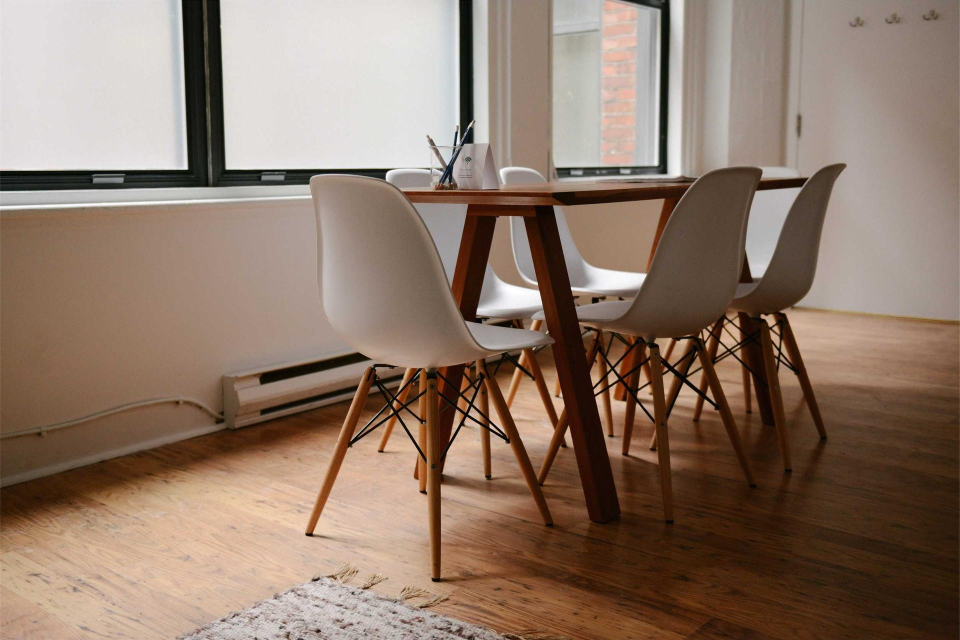
#> input picture .claude/skills/taste-skill/assets/components/fx-photo/meeting-room.jpg, 1920 x 1280 px (shown at 1/2 size)
$ python -i asset_fx.py   (imports and definitions only)
#> lines starting #> are read from the running program, lines starting #| are printed output that depends on the picture; after the words box and inside, x2 and y2 are one past the last pixel; in counts of white or black regions, pixels touching at a corner belong together
#!/usr/bin/env python3
"""AYRA asset keyfiyyət alətləri (Pillow + numpy). Dizayna qoymazdan ƏVVƏL işlət.

  python3 asset_fx.py qc cut.png                      # maska keyfiyyəti: PASS / WARN / FAIL + səbəb
  python3 asset_fx.py tone cut.png out.png --to "#F5B8D0" [--amount 0.12] [--sat 0.9] [--contrast 1.05]
  python3 asset_fx.py shadow cut.png out.png [--spread 0.9] [--opacity 0.35] [--color "#8A1F4A"]   # kontakt kölgəsi (obyektin altına)
  python3 asset_fx.py grain in.png out.png [--amount 6]                                         # yalnız konsept tələb edəndə
  python3 asset_fx.py subject photo.jpg cut.png [--model birefnet-portrait]                     # «mətn subyektin arxasında» üçün ön qat
"""
import argparse, sys
import numpy as np
from PIL import Image, ImageFilter, ImageEnhance


def qc(path):
    im = Image.open(path).convert("RGBA"); a = np.asarray(im.getchannel("A")).astype(float) / 255
    rgb = np.asarray(im.convert("RGB")).astype(float)
    solid, semi = a > 0.95, (a > 0.05) & (a <= 0.95)
    cover = solid.mean(); semi_ratio = semi.sum() / max(1, solid.sum())
    issues = []
    if min(im.size) < 500: issues.append(("WARN", f"kiçik ölçü {im.size} — 1080 kadrda ≤45% enində istifadə et"))
    if cover < 0.12: issues.append(("FAIL", f"obyekt kadrın {cover:.0%}-ni tutur — kəsim boşdur/uğursuzdur"))
    if semi_ratio > 0.18: issues.append(("FAIL", f"yarımşəffaf piksel {semi_ratio:.0%} — bulanıq/qeyri-müəyyən kənar (fon qalığı və ya fokusdan kənar obyekt)"))
    elif semi_ratio > 0.09: issues.append(("WARN", f"yarımşəffaf piksel {semi_ratio:.0%} — kənarlara yaxından bax"))
    # kənara dirənən kəsim (obyekt kadrdan kəsilib)
    edge = max(solid[0].mean(), solid[-1].mean(), solid[:, 0].mean(), solid[:, -1].mean())
    if edge > 0.25: issues.append(("WARN", f"obyekt kadr kənarında kəsilib ({edge:.0%}) — yalnız kadrdan çıxan kompozisiyada istifadə et"))
    # halo: kənar halqasının rəngi daxili rəngdən çox açıqdırsa (ağ fon qalığı)
    er = np.asarray(Image.fromarray((solid * 255).astype("uint8")).filter(ImageFilter.MinFilter(9))) > 127
    ring = solid & ~er
    if ring.sum() > 50 and er.sum() > 50:
        d = rgb[ring].mean() - rgb[er].mean()
        if d > 38: issues.append(("WARN", f"kənar halqası daxildən {d:.0f} vahid açıqdır — ağ halo ehtimalı (kənarı 1–2px sıx)"))
    # kəskinlik
    g = np.asarray(im.convert("L").filter(ImageFilter.FIND_EDGES)).astype(float)
    sharp = g[er].std() if er.sum() else 0
    if sharp < 9: issues.append(("WARN", f"aşağı kəskinlik ({sharp:.1f}) — bulanıq foto"))
    level = "FAIL" if any(l == "FAIL" for l, _ in issues) else ("WARN" if issues else "PASS")
    print(f"{level}  {path}  ölçü={im.size} örtük={cover:.0%} yarımşəffaf={semi_ratio:.0%} kəskinlik={sharp:.1f}")
    for l, t in issues: print(f"   [{l}] {t}")
    return level


def hexrgb(h): h = h.lstrip("#"); return tuple(int(h[i:i + 2], 16) for i in (0, 2, 4))


def tone(src, dst, to, amount=0.12, sat=1.0, contrast=1.0, bright=1.0):
    im = Image.open(src).convert("RGBA"); a = im.getchannel("A"); rgb = im.convert("RGB")
    rgb = ImageEnhance.Color(rgb).enhance(sat); rgb = ImageEnhance.Contrast(rgb).enhance(contrast); rgb = ImageEnhance.Brightness(rgb).enhance(bright)
    if to and amount:   # brend rənginə yumşaq «soft light» uyğunlaşdırma — forma dəyişmir
        tint = Image.new("RGB", rgb.size, hexrgb(to)); rgb = Image.blend(rgb, Image.composite(tint, rgb, rgb.convert("L").point(lambda v: 255 - abs(v - 128))), amount)
    rgb.putalpha(a); rgb.save(dst); print(dst)


def shadow(src, dst, spread=0.9, opacity=0.35, color="#8A1F4A", pad=80):
    """Obyektin alt kənarına yapışan yumşaq kontakt kölgəsi + geniş mühit kölgəsi (üstdən/öndən işıq)."""
#> called with dst = 'out.png', spread = 0.9, opacity = 0.35, color = '#8A1F4A', pad = 80
    im = Image.open(src).convert("RGBA"); w, h = im.size
#> after `w, h = im.size`: w = 1920; h = 1280
    out = Image.new("RGBA", (w + 2 * pad, h + 2 * pad), (0, 0, 0, 0)); a = im.getchannel("A")
#> after `out = Image.new('RGBA', (w + 2 * pad, h + 2 * pad), (0, 0, 0, 0))`: out: PIL image 2080x1440 RGBA; every value is 0
#> after `a = im.getchannel('A')`: a: PIL image 1920x1280 L; every value is 255
    c = hexrgb(color)
    amb = Image.new("L", out.size, 0); amb.paste(a, (pad, pad + int(h * 0.035)))
#> after `amb = Image.new('L', out.size, 0)`: amb: PIL image 2080x1440 L; every value is 0
#> after `amb.paste(a, (pad, pad + int(h * 0.035)))`:
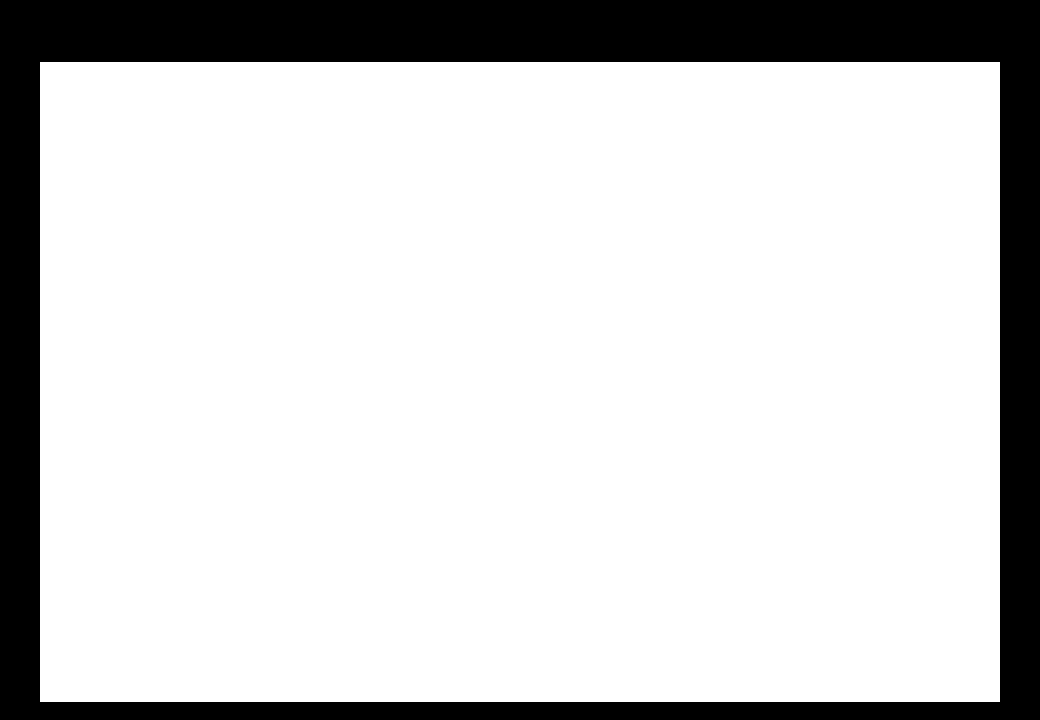
#> amb: PIL image 2080x1440 L (shown at 1/2 size); 82.1% white; 1 black region, box (x1, y1, x2, y2) and area: (0, 0, 2080, 1440) 537600
    amb = amb.filter(ImageFilter.GaussianBlur(max(8, w * 0.035 * spread))).point(lambda v: int(v * opacity * 0.55))
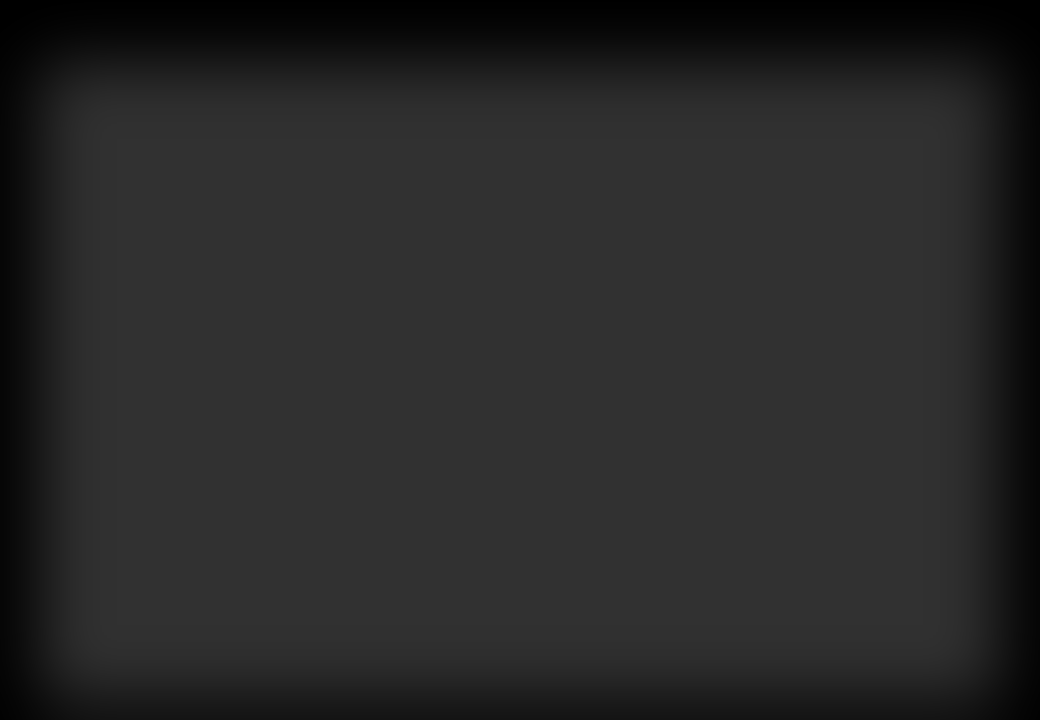
#> amb: PIL image 2080x1440 L (shown at 1/2 size); min 0, max 49, mean 39.7
    con = Image.new("L", out.size, 0); sq = a.resize((w, max(2, int(h * 0.10)))); con.paste(sq, (pad, pad + h - int(h * 0.07)))
#> after `sq = a.resize((w, max(2, int(h * 0.1))))`: sq: PIL image 1920x128 L; every value is 255
#> after `con.paste(sq, (pad, pad + h - int(h * 0.07)))`:
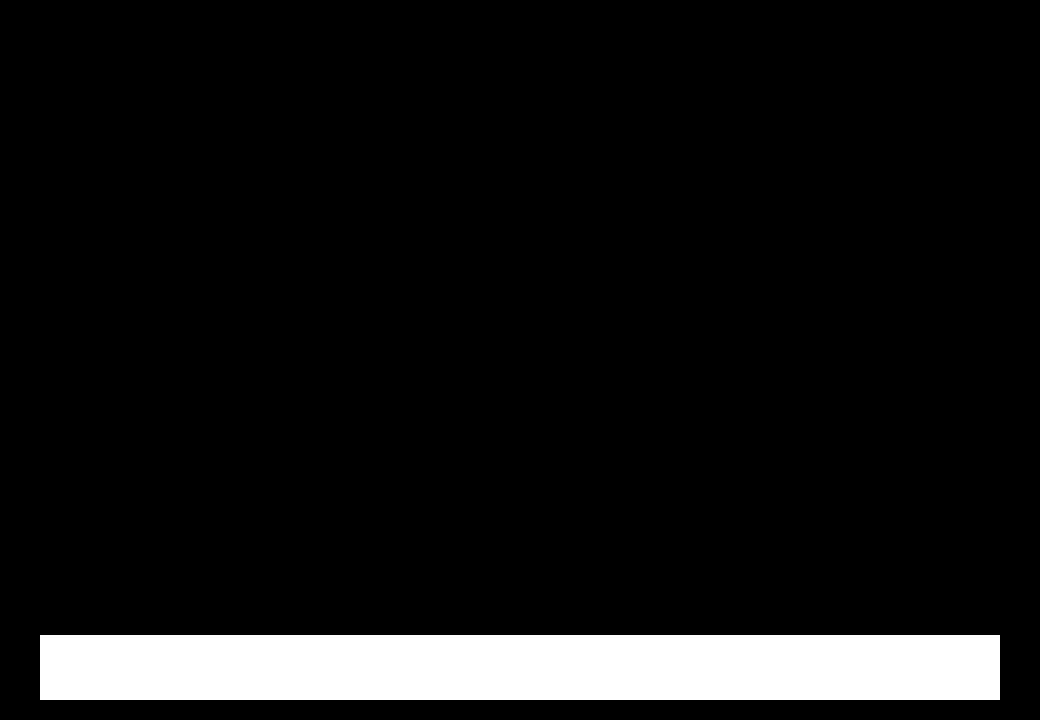
#> con: PIL image 2080x1440 L (shown at 1/2 size); 8.2% white; 1 white region, box (x1, y1, x2, y2) and area: (80, 1271, 2000, 1399) 245760
    con = con.filter(ImageFilter.GaussianBlur(max(5, w * 0.018 * spread))).point(lambda v: int(v * opacity))
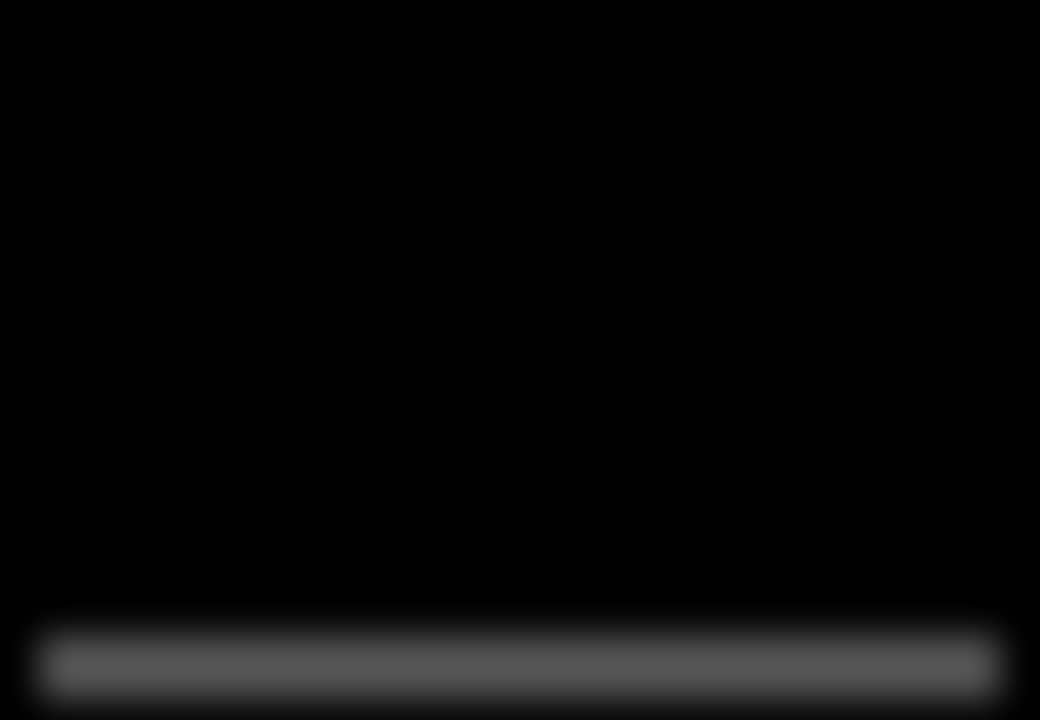
#> con: PIL image 2080x1440 L (shown at 1/2 size); min 0, max 86, mean 7.2
    for m in (amb, con): out.alpha_composite(Image.merge("RGBA", (*[Image.new("L", out.size, x) for x in c], m)))
#> this loop made 2 passes
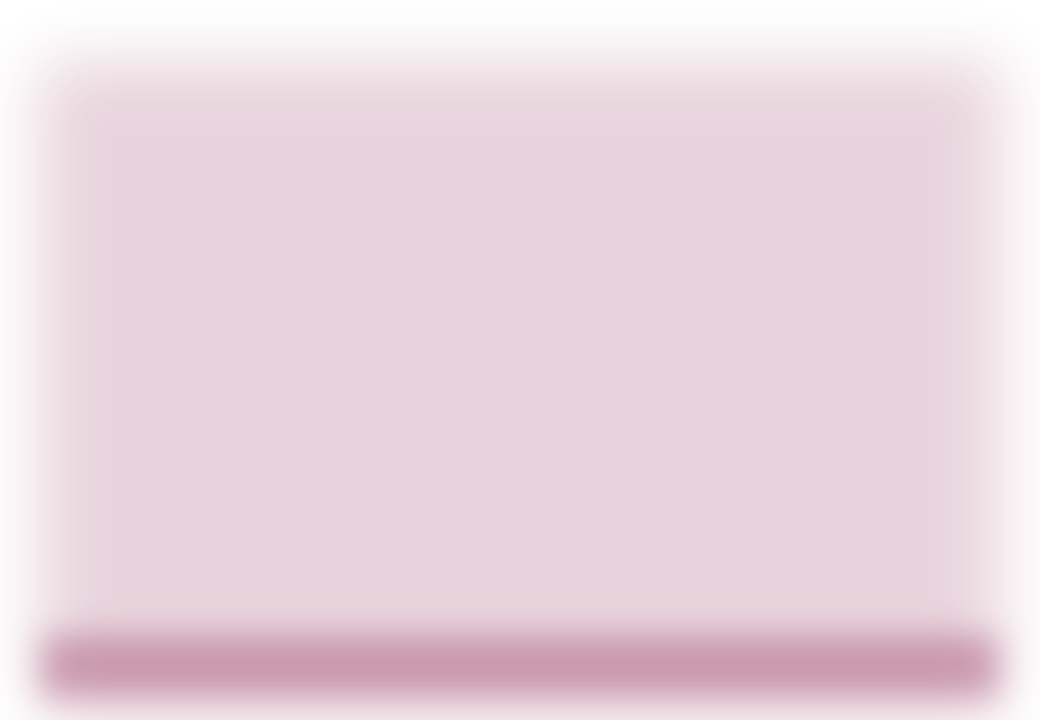
#> out: PIL image 2080x1440 RGBA (shown at 1/2 size); mean R, G, B, A 137.3, 30.8, 73.6, 45.8; transparent parts drawn white
    out.alpha_composite(im, (pad, pad)); out.save(dst); print(dst, "pad", pad)
#> after `out.alpha_composite(im, (pad, pad))`:
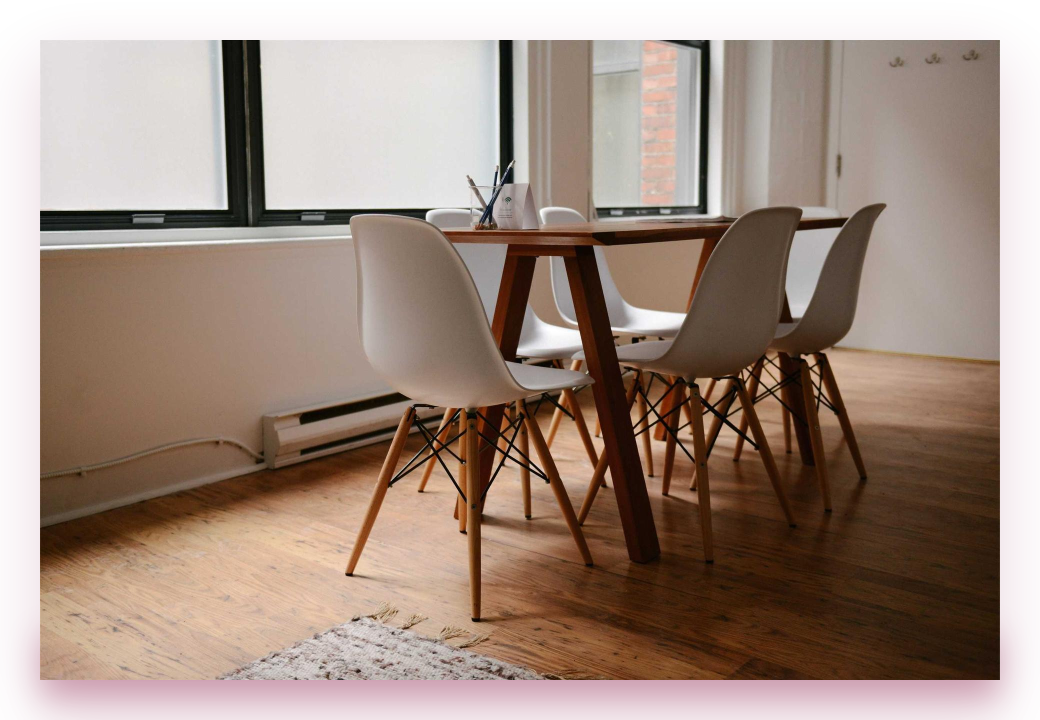
#> out: PIL image 2080x1440 RGBA (shown at 1/2 size); mean R, G, B, A 141, 104.4, 99.5, 213.8; transparent parts drawn white
#| out.png pad 80


def grain(src, dst, amount=6):
    im = Image.open(src).convert("RGB"); n = np.random.default_rng(7).normal(0, amount, (im.height, im.width, 1))
    Image.fromarray(np.clip(np.asarray(im).astype(float) + n, 0, 255).astype("uint8")).save(dst); print(dst)


def subject(src, dst, model="birefnet-portrait", maxside=1400):
    from rembg import new_session, remove
    im = Image.open(src).convert("RGB"); im.thumbnail((maxside, maxside))
    cut = remove(im, session=new_session(model)); cut.save(dst); print(dst, cut.size)   # KƏSİLMİR: orijinalla eyni ölçü, üst-üstə qoymaq üçün


# [13 lines not run here, left out]

>>> result = shadow('../../taste-skill/assets/components/fx-photo/meeting-room.jpg', 'out.png')
